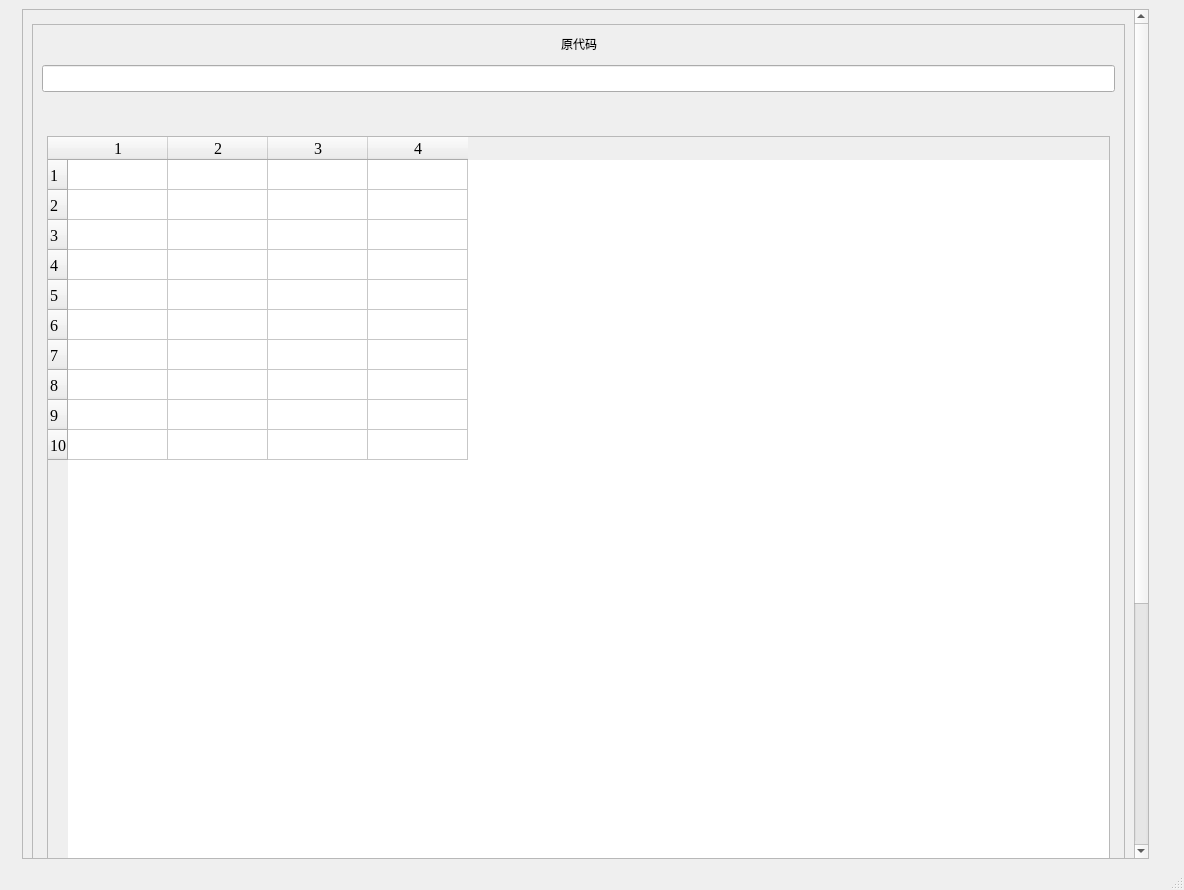
<?xml version="1.0" encoding="UTF-8"?>
<ui version="4.0">
 <class>MainWindow</class>
 <widget class="QMainWindow" name="MainWindow">
  <property name="windowModality">
   <enum>Qt::NonModal</enum>
  </property>
  <property name="geometry">
   <rect>
    <x>0</x>
    <y>0</y>
    <width>1184</width>
    <height>890</height>
   </rect>
  </property>
  <property name="windowTitle">
   <string>MainWindow</string>
  </property>
  <widget class="QWidget" name="centralwidget">
   <layout class="QHBoxLayout" name="horizontalLayout_4">
    <item>
     <spacer name="horizontalSpacer_7">
      <property name="orientation">
       <enum>Qt::Horizontal</enum>
      </property>
      <property name="sizeType">
       <enum>QSizePolicy::Fixed</enum>
      </property>
      <property name="sizeHint" stdset="0">
       <size>
        <width>13</width>
        <height>13</height>
       </size>
      </property>
     </spacer>
    </item>
    <item>
     <widget class="QScrollArea" name="scrollArea">
      <property name="enabled">
       <bool>true</bool>
      </property>
      <property name="sizePolicy">
       <sizepolicy hsizetype="Preferred" vsizetype="Preferred">
        <horstretch>180</horstretch>
        <verstretch>0</verstretch>
       </sizepolicy>
      </property>
      <property name="sizeIncrement">
       <size>
        <width>0</width>
        <height>0</height>
       </size>
      </property>
      <property name="baseSize">
       <size>
        <width>0</width>
        <height>0</height>
       </size>
      </property>
      <property name="contextMenuPolicy">
       <enum>Qt::NoContextMenu</enum>
      </property>
      <property name="verticalScrollBarPolicy">
       <enum>Qt::ScrollBarAlwaysOn</enum>
      </property>
      <property name="horizontalScrollBarPolicy">
       <enum>Qt::ScrollBarAsNeeded</enum>
      </property>
      <property name="sizeAdjustPolicy">
       <enum>QAbstractScrollArea::AdjustToContentsOnFirstShow</enum>
      </property>
      <property name="widgetResizable">
       <bool>true</bool>
      </property>
      <widget class="QWidget" name="scrollAreaWidgetContents">
       <property name="enabled">
        <bool>true</bool>
       </property>
       <property name="geometry">
        <rect>
         <x>0</x>
         <y>-367</y>
         <width>1064</width>
         <height>1200</height>
        </rect>
       </property>
       <property name="sizePolicy">
        <sizepolicy hsizetype="Preferred" vsizetype="Preferred">
         <horstretch>10</horstretch>
         <verstretch>10</verstretch>
        </sizepolicy>
       </property>
       <property name="minimumSize">
        <size>
         <width>400</width>
         <height>1200</height>
        </size>
       </property>
       <property name="mouseTracking">
        <bool>false</bool>
       </property>
       <layout class="QVBoxLayout" name="verticalLayout_6">
        <item>
         <spacer name="verticalSpacer">
          <property name="orientation">
           <enum>Qt::Vertical</enum>
          </property>
          <property name="sizeType">
           <enum>QSizePolicy::Fixed</enum>
          </property>
          <property name="sizeHint" stdset="0">
           <size>
            <width>20</width>
            <height>5</height>
           </size>
          </property>
         </spacer>
        </item>
        <item>
         <widget class="QFrame" name="frame_3">
          <property name="sizePolicy">
           <sizepolicy hsizetype="Preferred" vsizetype="Preferred">
            <horstretch>0</horstretch>
            <verstretch>200</verstretch>
           </sizepolicy>
          </property>
          <property name="frameShape">
           <enum>QFrame::StyledPanel</enum>
          </property>
          <property name="frameShadow">
           <enum>QFrame::Raised</enum>
          </property>
          <layout class="QVBoxLayout" name="verticalLayout_5">
           <item>
            <layout class="QHBoxLayout" name="horizontalLayout_5">
             <item>
              <spacer name="horizontalSpacer_12">
               <property name="orientation">
                <enum>Qt::Horizontal</enum>
               </property>
               <property name="sizeHint" stdset="0">
                <size>
                 <width>40</width>
                 <height>20</height>
                </size>
               </property>
              </spacer>
             </item>
             <item>
              <widget class="QLabel" name="label_3">
               <property name="text">
                <string>原代码</string>
               </property>
              </widget>
             </item>
             <item>
              <spacer name="horizontalSpacer_13">
               <property name="orientation">
                <enum>Qt::Horizontal</enum>
               </property>
               <property name="sizeHint" stdset="0">
                <size>
                 <width>40</width>
                 <height>20</height>
                </size>
               </property>
              </spacer>
             </item>
            </layout>
           </item>
           <item>
            <spacer name="verticalSpacer_5">
             <property name="orientation">
              <enum>Qt::Vertical</enum>
             </property>
             <property name="sizeType">
              <enum>QSizePolicy::Fixed</enum>
             </property>
             <property name="sizeHint" stdset="0">
              <size>
               <width>5</width>
               <height>5</height>
              </size>
             </property>
            </spacer>
           </item>
           <item>
            <widget class="QLineEdit" name="lineEdit">
             <property name="sizePolicy">
              <sizepolicy hsizetype="Preferred" vsizetype="Fixed">
               <horstretch>0</horstretch>
               <verstretch>50</verstretch>
              </sizepolicy>
             </property>
             <property name="font">
              <font>
               <family>Microsoft YaHei UI</family>
               <pointsize>12</pointsize>
              </font>
             </property>
             <property name="text">
              <string/>
             </property>
            </widget>
           </item>
           <item>
            <spacer name="verticalSpacer_3">
             <property name="orientation">
              <enum>Qt::Vertical</enum>
             </property>
             <property name="sizeType">
              <enum>QSizePolicy::Fixed</enum>
             </property>
             <property name="sizeHint" stdset="0">
              <size>
               <width>20</width>
               <height>13</height>
              </size>
             </property>
            </spacer>
           </item>
           <item>
            <layout class="QGridLayout" name="gridLayout">
             <property name="leftMargin">
              <number>5</number>
             </property>
             <property name="topMargin">
              <number>5</number>
             </property>
             <property name="rightMargin">
              <number>5</number>
             </property>
             <property name="bottomMargin">
              <number>5</number>
             </property>
             <item row="0" column="0">
              <spacer name="horizontalSpacer">
               <property name="orientation">
                <enum>Qt::Horizontal</enum>
               </property>
               <property name="sizeHint" stdset="0">
                <size>
                 <width>40</width>
                 <height>20</height>
                </size>
               </property>
              </spacer>
             </item>
             <item row="0" column="1">
              <spacer name="horizontalSpacer_2">
               <property name="orientation">
                <enum>Qt::Horizontal</enum>
               </property>
               <property name="sizeHint" stdset="0">
                <size>
                 <width>40</width>
                 <height>20</height>
                </size>
               </property>
              </spacer>
             </item>
             <item row="1" column="0" colspan="2">
              <widget class="QTableWidget" name="tableWidget2">
               <property name="sizePolicy">
                <sizepolicy hsizetype="Preferred" vsizetype="Preferred">
                 <horstretch>0</horstretch>
                 <verstretch>76</verstretch>
                </sizepolicy>
               </property>
               <property name="font">
                <font>
                 <family>Times New Roman</family>
                 <pointsize>12</pointsize>
                </font>
               </property>
               <property name="rowCount">
                <number>10</number>
               </property>
               <property name="columnCount">
                <number>4</number>
               </property>
               <row/>
               <row/>
               <row/>
               <row/>
               <row/>
               <row/>
               <row/>
               <row/>
               <row/>
               <row/>
               <column/>
               <column/>
               <column/>
               <column/>
              </widget>
             </item>
            </layout>
           </item>
          </layout>
         </widget>
        </item>
       </layout>
      </widget>
     </widget>
    </item>
    <item>
     <spacer name="horizontalSpacer_10">
      <property name="orientation">
       <enum>Qt::Horizontal</enum>
      </property>
      <property name="sizeType">
       <enum>QSizePolicy::Fixed</enum>
      </property>
      <property name="sizeHint" stdset="0">
       <size>
        <width>13</width>
        <height>20</height>
       </size>
      </property>
     </spacer>
    </item>
    <item>
     <spacer name="horizontalSpacer_11">
      <property name="orientation">
       <enum>Qt::Horizontal</enum>
      </property>
      <property name="sizeType">
       <enum>QSizePolicy::Fixed</enum>
      </property>
      <property name="sizeHint" stdset="0">
       <size>
        <width>13</width>
        <height>20</height>
       </size>
      </property>
     </spacer>
    </item>
   </layout>
  </widget>
  <widget class="QStatusBar" name="statusbar"/>
 </widget>
 <resources/>
 <connections/>
</ui>
